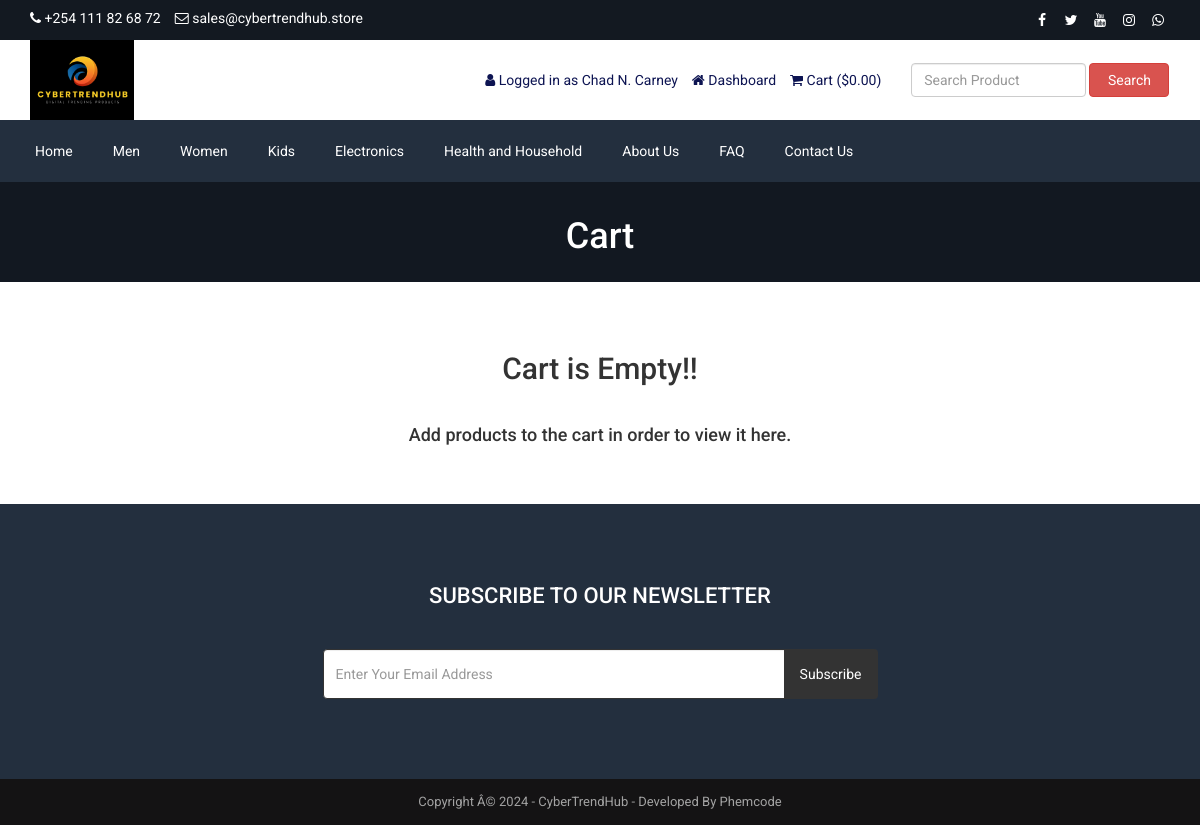
Page /cart.php (signed in) on the committed database.
### tables this page shows
CREATE TABLE `tbl_settings` (
  `id` int(11) NOT NULL,
  `logo` text NOT NULL,
  `favicon` text NOT NULL,
  `footer_about` text NOT NULL,
  `footer_copyright` text NOT NULL,
  `contact_address` text NOT NULL,
  `contact_email` varchar(255) NOT NULL,
  `contact_phone` varchar(255) NOT NULL,
  `contact_fax` varchar(255) NOT NULL,
  `contact_map_iframe` text NOT NULL,
  `receive_email` varchar(255) NOT NULL,
  `receive_email_subject` varchar(255) NOT NULL,
  `receive_email_thank_you_message` text NOT NULL,
  `forget_password_message` text NOT NULL,
  `total_recent_post_footer` int(10) NOT NULL,
  `total_popular_post_footer` int(10) NOT NULL,
  `total_recent_post_sidebar` int(11) NOT NULL,
  `total_popular_post_sidebar` int(11) NOT NULL,
  `total_featured_product_home` int(11) NOT NULL,
  `total_latest_product_home` int(11) NOT NULL,
  `total_popular_product_home` int(11) NOT NULL,
  `meta_title_home` text NOT NULL,
  `meta_keyword_home` text NOT NULL,
  `meta_description_home` text NOT NULL,
  `banner_login` text NOT NULL,
  `banner_registration` text NOT NULL,
  `banner_forget_password` text NOT NULL,
  `banner_reset_password` text NOT NULL,
  `banner_search` text NOT NULL,
  `banner_cart` text NOT NULL,
  `banner_checkout` text NOT NULL,
  `banner_product_category` text NOT NULL,
  `banner_blog` text NOT NULL,
  `cta_title` varchar(255) NOT NULL,
  `cta_content` text NOT NULL,
  `cta_read_more_text` varchar(255) NOT NULL,
  `cta_read_more_url` varchar(255) NOT NULL,
  `cta_photo` text NOT NULL,
  `featured_product_title` varchar(255) NOT NULL,
  `featured_product_subtitle` varchar(255) NOT NULL,
  `latest_product_title` varchar(255) NOT NULL,
  `latest_product_subtitle` varchar(255) NOT NULL,
  `popular_product_title` varchar(255) NOT NULL,
  `popular_product_subtitle` varchar(255) NOT NULL,
  `testimonial_title` varchar(255) NOT NULL,
  `testimonial_subtitle` varchar(255) NOT NULL,
  `testimonial_photo` text NOT NULL,
  `blog_title` varchar(255) NOT NULL,
  `blog_subtitle` varchar(255) NOT NULL,
  `newsletter_text` text NOT NULL,
  `paypal_email` varchar(255) NOT NULL,
  `stripe_public_key` text NOT NULL,
  `stripe_secret_key` text NOT NULL,
  `bank_detail` text NOT NULL,
  `before_head` text NOT NULL,
  `after_body` text NOT NULL,
  `before_body` text NOT NULL,
  `home_service_on_off` int(11) NOT NULL,
  `home_welcome_on_off` int(11) NOT NULL,
  `home_featured_product_on_off` int(11) NOT NULL,
  `home_latest_product_on_off` int(11) NOT NULL,
  `home_popular_product_on_off` int(11) NOT NULL,
  `home_testimonial_on_off` int(11) NOT NULL,
  `home_blog_on_off` int(11) NOT NULL,
  `newsletter_on_off` int(11) NOT NULL,
  `ads_above_welcome_on_off` int(1) NOT NULL,
  `ads_above_featured_product_on_off` int(1) NOT NULL,
  `ads_above_latest_product_on_off` int(1) NOT NULL,
  `ads_above_popular_product_on_off` int(1) NOT NULL,
  `ads_above_testimonial_on_off` int(1) NOT NULL,
  `ads_category_sidebar_on_off` int(1) NOT NULL
);

CREATE TABLE `tbl_social` (
  `social_id` int(11) NOT NULL,
  `social_name` varchar(30) NOT NULL,
  `social_url` varchar(255) NOT NULL,
  `social_icon` varchar(30) NOT NULL
);

CREATE TABLE `tbl_top_category` (
  `tcat_id` int(11) NOT NULL,
  `tcat_name` varchar(255) NOT NULL,
  `show_on_menu` int(1) NOT NULL
);

CREATE TABLE `tbl_page` (
  `id` int(11) NOT NULL,
  `about_title` varchar(255) NOT NULL,
  `about_content` text NOT NULL,
  `about_banner` varchar(255) NOT NULL,
  `about_meta_title` varchar(255) NOT NULL,
  `about_meta_keyword` text NOT NULL,
  `about_meta_description` text NOT NULL,
  `faq_title` varchar(255) NOT NULL,
  `faq_banner` varchar(255) NOT NULL,
  `faq_meta_title` varchar(255) NOT NULL,
  `faq_meta_keyword` text NOT NULL,
  `faq_meta_description` text NOT NULL,
  `blog_title` varchar(255) NOT NULL,
  `blog_banner` varchar(255) NOT NULL,
  `blog_meta_title` varchar(255) NOT NULL,
  `blog_meta_keyword` text NOT NULL,
  `blog_meta_description` text NOT NULL,
  `contact_title` varchar(255) NOT NULL,
  `contact_banner` varchar(255) NOT NULL,
  `contact_meta_title` varchar(255) NOT NULL,
  `contact_meta_keyword` text NOT NULL,
  `contact_meta_description` text NOT NULL,
  `pgallery_title` varchar(255) NOT NULL,
  `pgallery_banner` varchar(255) NOT NULL,
  `pgallery_meta_title` varchar(255) NOT NULL,
  `pgallery_meta_keyword` text NOT NULL,
  `pgallery_meta_description` text NOT NULL,
  `vgallery_title` varchar(255) NOT NULL,
  `vgallery_banner` varchar(255) NOT NULL,
  `vgallery_meta_title` varchar(255) NOT NULL,
  `vgallery_meta_keyword` text NOT NULL,
  `vgallery_meta_description` text NOT NULL
);

### cart.php (the view, shortened to what this page needs)
<?php require_once('header.php'); ?>
<?php
$statement = $pdo->prepare("SELECT * FROM tbl_settings WHERE id=1");
$statement->execute();
$result = $statement->fetchAll(PDO::FETCH_ASSOC);
foreach ($result as $row) {
    $banner_cart = $row['banner_cart'];
}
?>
<div class="page-banner" style="background-image: url(assets/uploads/<?php echo $banner_cart; ?>)">
    <div class="overlay"></div>
    <div class="page-banner-inner">
        <h1><?php echo LANG_VALUE_18; ?></h1>
    </div>
</div>
<div class="page">
	<div class="container">
		<div class="row">
			<div class="col-md-12">
                <?php if(!isset($_SESSION['cart_p_id'])): ?>
                    <?php echo '<h2 class="text-center">Cart is Empty!!</h2></br>'; ?>
                    <?php echo '<h4 class="text-center">Add products to the cart in order to view it here.</h4>'; ?>
                <?php endif; ?>
			</div>
		</div>
	</div>
</div>
<?php require_once('footer.php'); ?>

### header.php (shortened to what this page needs)
<?php
include("admin/inc/config.php");
$statement = $pdo->prepare("SELECT * FROM tbl_settings WHERE id=1");
$statement->execute();
$result = $statement->fetchAll(PDO::FETCH_ASSOC);
foreach ($result as $row)
{
	$logo = $row['logo'];
	$contact_email = $row['contact_email'];
	$contact_phone = $row['contact_phone'];
}
?>
<!DOCTYPE html>
<html lang="en">
<head>
	<link rel="stylesheet" href="assets/css/bootstrap.min.css">
	<link rel="stylesheet" href="assets/css/font-awesome.min.css">
	<link rel="stylesheet" href="assets/css/owl.carousel.min.css">
	<link rel="stylesheet" href="assets/css/owl.theme.default.min.css">
	<link rel="stylesheet" href="assets/css/jquery.bxslider.min.css">
    <link rel="stylesheet" href="assets/css/magnific-popup.css">
    <link rel="stylesheet" href="assets/css/rating.css">
	<link rel="stylesheet" href="assets/css/spacing.css">
	<link rel="stylesheet" href="assets/css/bootstrap-touch-slider.css">
	<link rel="stylesheet" href="assets/css/animate.min.css">
	<link rel="stylesheet" href="assets/css/tree-menu.css">
	<link rel="stylesheet" href="assets/css/select2.min.css">
	<link rel="stylesheet" href="assets/css/main.css">
	<link rel="stylesheet" href="assets/css/responsive.css">
	<?php
	$statement = $pdo->prepare("SELECT * FROM tbl_page WHERE id=1");
	$statement->execute();
	$result = $statement->fetchAll(PDO::FETCH_ASSOC);
		?>
</head>
<body>
<div class="top">
	<div class="container">
		<div class="row">
			<div class="col-md-6 col-sm-6 col-xs-12">
				<div class="left">
					<ul>
						<li><i class="fa fa-phone"></i> <?php echo $contact_phone; ?></li>
						<li><i class="fa fa-envelope-o"></i> <?php echo $contact_email; ?></li>
					</ul>
				</div>
			</div>
			<div class="col-md-6 col-sm-6 col-xs-12">
				<div class="right">
					<ul>
						<?php
						$statement = $pdo->prepare("SELECT * FROM tbl_social");
						$statement->execute();
						$result = $statement->fetchAll(PDO::FETCH_ASSOC);
						foreach ($result as $row) {
							?>
							<?php if($row['social_url'] != ''): ?>
							<li><a href="<?php echo $row['social_url']; ?>"><i class="<?php echo $row['social_icon']; ?>"></i></a></li>
							<?php endif; ?>
							<?php
						}
						?>
					</ul>
				</div>
			</div>
		</div>
	</div>
</div>
<div class="header">
	<div class="container">
		<div class="row inner">
			<div class="col-md-4 logo">
				<a href="index.php"><img src="assets/uploads/<?php echo $logo; ?>" alt="logo image"></a>
			</div>
			<div class="col-md-5 right">
				<ul>
					<?php
					if(isset($_SESSION['customer'])) {
						?>
						<li><i class="fa fa-user"></i> <?php echo LANG_VALUE_13; ?> <?php echo $_SESSION['customer']['cust_name']; ?></li>
						<li><a href="dashboard.php"><i class="fa fa-home"></i> <?php echo LANG_VALUE_89; ?></a></li>
						<?php
					} else {
						?>
						<li><a href="login.php"><i class="fa fa-sign-in"></i> <?php echo LANG_VALUE_9; ?></a></li>
						<li><a href="registration.php"><i class="fa fa-user-plus"></i> <?php echo LANG_VALUE_15; ?></a></li>
						<?php
					}
					?>
					<li><a href="cart.php"><i class="fa fa-shopping-cart"></i> <?php echo LANG_VALUE_18; ?> (<?php echo LANG_VALUE_1; ?><?php
					if(isset($_SESSION['cart_p_id'])) {
						$table_total_price = 0;
						$i=0;
	                    foreach($_SESSION['cart_p_qty'] as $key => $value)
	                    {
	                        $i++;
	                        $arr_cart_p_qty[$i] = $value;
	                    }                    $i=0;
	                    foreach($_SESSION['cart_p_current_price'] as $key => $value)
	                    {
	                        $i++;
	                        $arr_cart_p_current_price[$i] = $value;
	                    }
	                    for($i=1;$i<=count($arr_cart_p_qty);$i++) {
	                    	$row_total_price = $arr_cart_p_current_price[$i]*$arr_cart_p_qty[$i];
	                        $table_total_price = $table_total_price + $row_total_price;
	                    }
						echo $table_total_price;
					} else {
						echo '0.00';
					}
					?>)</a></li>
				</ul>
			</div>
			<div class="col-md-3 search-area">
				<form class="navbar-form navbar-left" role="search" action="search-result.php" method="get">
					<div class="form-group">
						<input type="text" class="form-control search-top" placeholder="<?php echo LANG_VALUE_2; ?>" name="search_text">
					</div>
					<button type="submit" class="btn btn-danger"><?php echo LANG_VALUE_3; ?></button>
				</form>
			</div>
		</div>
	</div>
</div>
<div class="nav">
	<div class="container">
		<div class="row">
			<div class="col-md-12 pl_0 pr_0">
				<div class="menu-container">
					<div class="menu">
						<ul>
							<li><a href="index.php">Home</a></li>
							<?php
							$statement = $pdo->prepare("SELECT * FROM tbl_top_category WHERE show_on_menu=1");
							$statement->execute();
							$result = $statement->fetchAll(PDO::FETCH_ASSOC);
							foreach ($result as $row) {
								?>
								<li><a href="product-category.php?id=<?php echo $row['tcat_id']; ?>&type=top-category"><?php echo $row['tcat_name']; ?></a>
								</li>
								<?php
							}
							?>
							<?php
							$statement = $pdo->prepare("SELECT * FROM tbl_page WHERE id=1");
							$statement->execute();
							$result = $statement->fetchAll(PDO::FETCH_ASSOC);
							foreach ($result as $row) {
								$about_title = $row['about_title'];
								$faq_title = $row['faq_title'];
								$contact_title = $row['contact_title'];
							}
							?>
							<li><a href="about.php"><?php echo $about_title; ?></a></li>
							<li><a href="faq.php"><?php echo $faq_title; ?></a></li>
							<li><a href="contact.php"><?php echo $contact_title; ?></a></li>
						</ul>
					</div>
				</div>
			</div>
		</div>
	</div>
</div>

### footer.php (shortened to what this page needs)
<?php
$statement = $pdo->prepare("SELECT * FROM tbl_settings WHERE id=1");
$statement->execute();
$result = $statement->fetchAll(PDO::FETCH_ASSOC);
foreach ($result as $row)
{
	$footer_copyright = $row['footer_copyright'];
    $newsletter_on_off = $row['newsletter_on_off'];
}
?>
<?php if($newsletter_on_off == 1): ?>
<section class="home-newsletter">
	<div class="container">
		<div class="row">
			<div class="col-md-6 col-md-offset-3">
				<div class="single">
				<form action="" method="post">
					<h2><?php echo LANG_VALUE_93; ?></h2>
					<div class="input-group">
			        	<input type="email" class="form-control" placeholder="<?php echo LANG_VALUE_95; ?>" name="email_subscribe">
			         	<span class="input-group-btn">
			         	<button class="btn btn-theme" type="submit" name="form_subscribe"><?php echo LANG_VALUE_92; ?></button>
			         	</span>
			        </div>
				</div>
			</div>
		</div>
	</div>
</section>
<?php endif; ?>
<div class="footer-bottom">
	<div class="container">
		<div class="row">
			<div class="col-md-12 copyright">
				<?php echo $footer_copyright; ?>
			</div>
		</div>
	</div>
</div>
</body>
</html>

### assets/css/main.css (style rules this page uses)
* { margin: 0; padding: 0; }
body { font-family: "Roboto", sans-serif; font-size: 14px; }
h1, h2, h3, h4, h5, h6 { font-family: "Roboto", sans-serif; }
a { text-decoration: none; }
.top { width: 100%; height: 40px; background: #131921; }
.top .left { float: left; }
.top .left ul { padding-top: 8px; }
.top .left ul li { list-style-type: none; float: left; margin-right: 14px; color: white; }
.top .left ul li i { color: white; }
.top .right { float: right; }
.top .right ul { padding-top: 8px; }
.top .right ul li { list-style-type: none; float: left; margin-left: 5px; }
.top .right ul li a { color: white; width: 24px; height: 24px; line-height: 24px; text-align: center; border-radius: 50%; display: block; transition: all 0.4s ease; }
.header { width: 100%; height: auto; background: #fff; }
.header .inner { height: auto; display: table; }
.header .logo { float: none; display: table-cell; vertical-align: middle; }
.header .logo img { max-width: 100%; height: 80px; }
.header .navbar-form .form-control { width: 300px; }
.header .search-area { float: none; display: table-cell; vertical-align: middle; }
.header .search-area .form-group { width: calc(100% - 84px); }
.header .search-area button { width: 80px; }
.header .search-area form { width: 100%; }
.header .right { float: none; display: table-cell; vertical-align: middle; padding-right: 0; }
.header .right ul { float: right; margin-bottom: 0; }
.header .right ul li { list-style-type: none; float: left; margin-left: 14px; color: #0d1452; }
.header .right ul li a { color: #0d1452; }
.header .navbar-form .search-top { width: 100%; }
.nav { background: #232f3e; }
.menu-container { width: 100%; margin: 0 auto; background: #232f3e; }
.menu-dropdown-icon:before { content: "\f067"; font-family: "FontAwesome"; display: none; cursor: pointer; float: right; padding: 1.5em 2em; background: #fff; color: #333; }
.menu > ul { margin: 0 auto; width: 100%; list-style: none; padding: 0; position: relative; box-sizing: border-box; }
.menu > ul:before, .menu > ul:after { content: ""; display: table; }
.menu > ul:after { clear: both; }
.menu > ul > li { float: left; padding: 0; margin: 0; }
.menu > ul > li a { text-decoration: none; padding: 1.5em 20px; display: block; color: #fff; }
.footer-bottom { width: 100%; height: auto; background: #141314; padding: 14px 0; }
.footer-bottom .copyright { font-size: 13px; color: #a3a3a3; text-align: center; }
.page-banner { width: 100%; height: auto; background-repeat: no-repeat; background-position: center center; -webkit-background-size: cover; background-size: cover; position: relative; padding-top: 15px; padding-bottom: 15px; overflow: hidden; }
.page-banner .overlay { position: absolute; left: 0; top: 0; width: 100%; height: 100%; opacity: 0.7; background: #131921; }
.page-banner h1 { color: #fff; text-align: center; z-index: 999; position: relative; }
.page { width: 100%; height: auto; padding-top: 50px; padding-bottom: 50px; }
.home-newsletter { padding: 80px 0; background: #232f3e; }
.home-newsletter .single { max-width: 650px; margin: 0 auto; text-align: center; position: relative; z-index: 2; }
.home-newsletter .single h2 { font-size: 22px; color: white; text-transform: uppercase; margin-bottom: 40px; margin-top: 0; }
.home-newsletter .single .form-control { height: 50px; border-color: #333; outline: none; }
.home-newsletter .single .btn { min-height: 50px; background: #333; color: #fff; padding-left: 15px; padding-right: 15px; }

### assets/css/responsive.css (style rules this page uses)
@media only screen and (min-width: 992px) { .header .inner { width: 100%; } }
@media only screen and (min-width: 992px) { .header .search-area { padding-right: 0; } }
@media only screen and (min-width: 992px) { .header .search-area form { padding-right: 0; } }
@media only screen and (min-width: 992px) { .header .container { padding-right: 0; } }

### rows in the picture
tbl_settings: contact_phone "+254 111 82 68 72", contact_email "sales@cybertrendhub.store", logo (picture), banner_cart (picture), footer_copyright "Copyright Â© 2024 - CyberTrendHub - Developed By Phemcode"
tbl_top_category: tcat_name "Men"
tbl_top_category: tcat_name "Women"
tbl_top_category: tcat_name "Kids"
tbl_top_category: tcat_name "Electronics"
tbl_top_category: tcat_name "Health and Household"
tbl_page: about_title "About Us", faq_title "FAQ", contact_title "Contact Us"

### other values in the picture
LANG_VALUE_13 "Logged in as"
$_SESSION['customer']['cust_name'] "Chad N. Carney"
LANG_VALUE_89 "Dashboard"
LANG_VALUE_18 "Cart"
LANG_VALUE_1 "$"
LANG_VALUE_3 "Search"
LANG_VALUE_93 "SUBSCRIBE TO OUR NEWSLETTER"
LANG_VALUE_92 "Subscribe"
